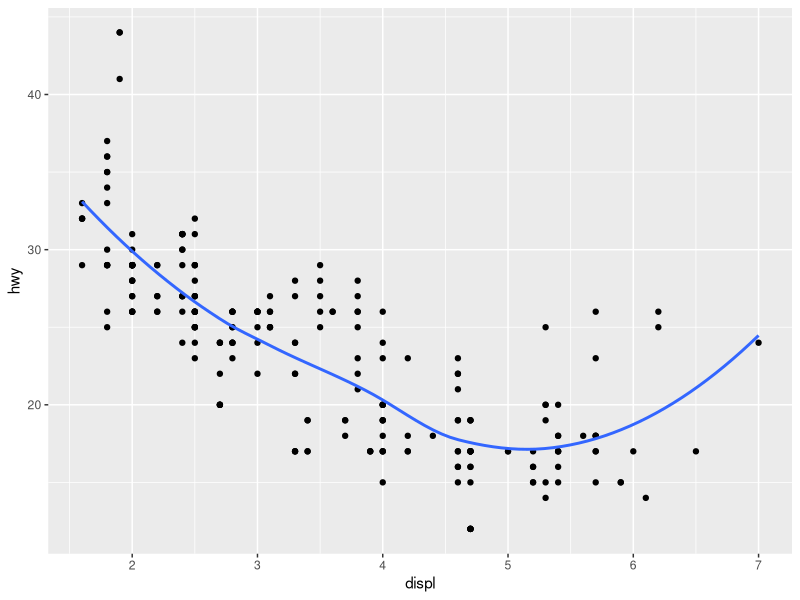
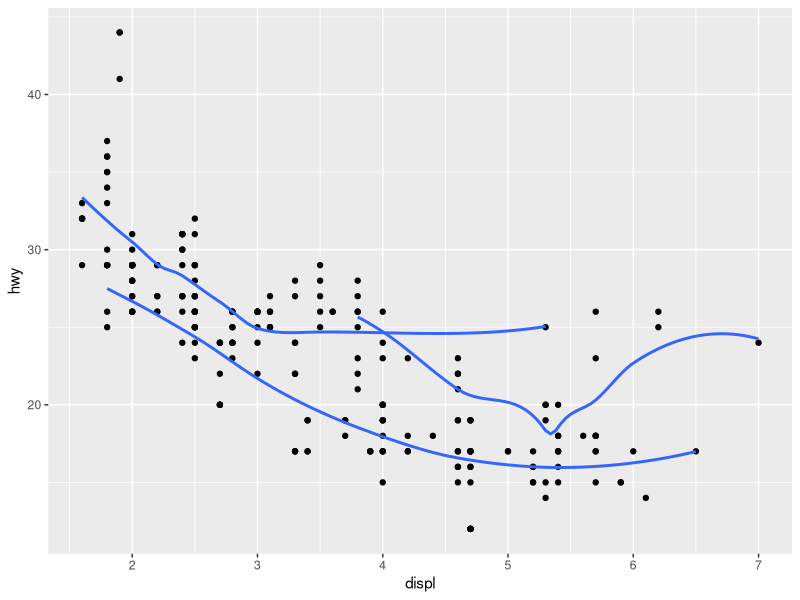
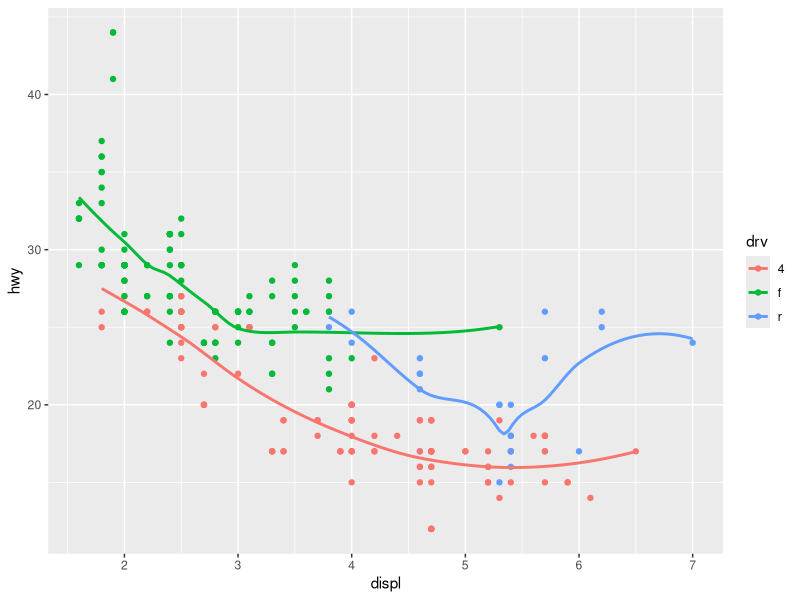
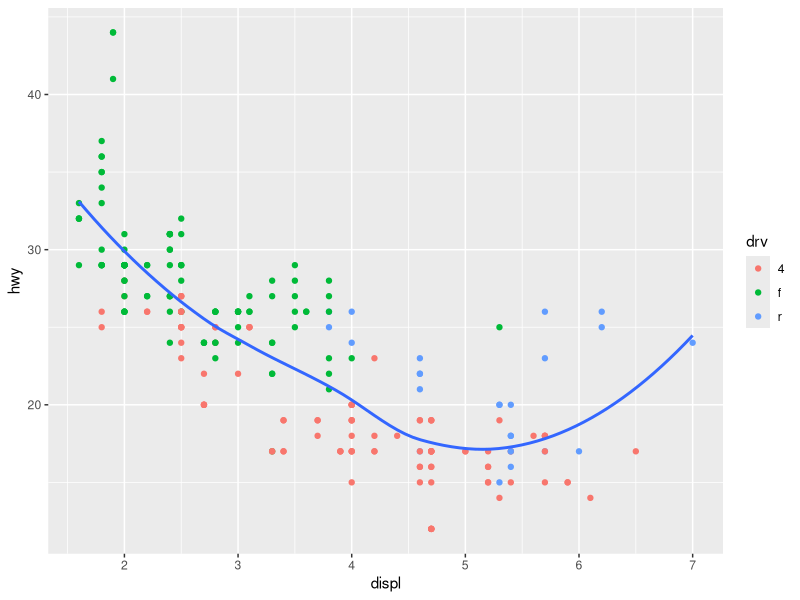
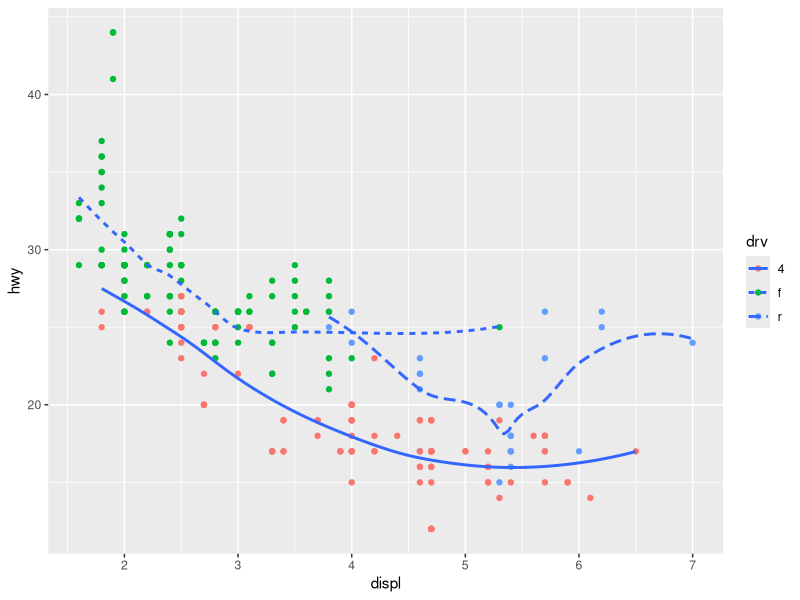
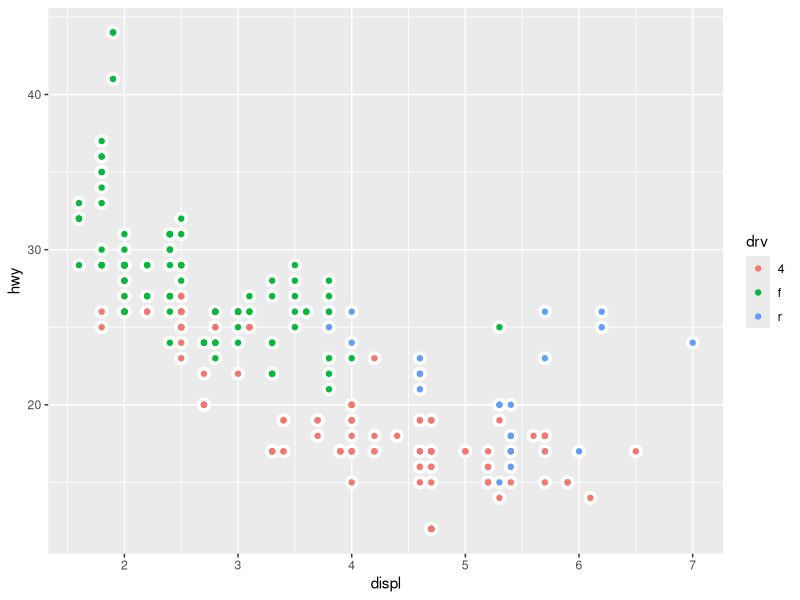

Recreate these plots in R, in order.
## Geometric Objects
# Exercício, p.21
# 6. Escrever o código para cada gráfico.
library(tidyverse)

# Gráfico 1
ggplot(data = mpg, mapping = aes(x = displ, y = hwy)) +
    geom_point() +
    geom_smooth(se = F)

# Gráfico 2
ggplot(data = mpg, mapping = aes(x = displ, y = hwy)) +
    geom_point() +
    geom_smooth(mapping = aes(group = drv), se = FALSE)

# Gráfico 3
ggplot(data = mpg, mapping = aes(x = displ, y = hwy, color = drv)) +
    geom_point() +
    geom_smooth(mapping = aes(group = drv), se = F)

# Gráfico 4
ggplot(data = mpg, mapping = aes(x = displ, y = hwy)) +
    geom_point(mapping = aes(color = drv)) +
    geom_smooth(se = FALSE)

# Gráfico 5
ggplot(data = mpg, mapping = aes(x = displ, y = hwy)) +
    geom_point(mapping = aes(color = drv)) +
    geom_smooth(mapping = aes(group = drv, linetype = drv), se = FALSE)

# Gráfico 6
ggplot(data = mpg, mapping = aes(x = displ, y = hwy, color = drv)) +
    geom_point(size = 4, color = 'white') +
    geom_point()